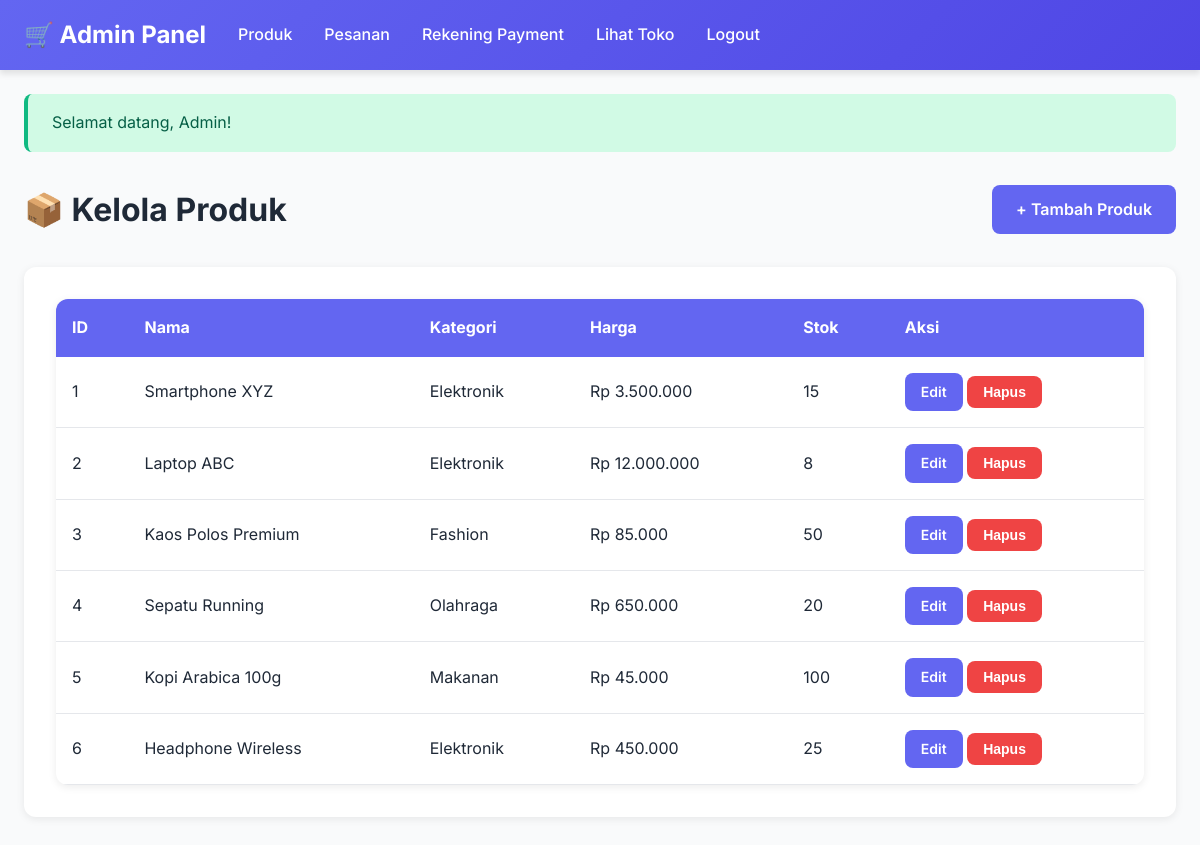
/admin/products.php (signed in), run on the app's committed database.
### tables this page shows
CREATE TABLE IF NOT EXISTS products (
    id INT AUTO_INCREMENT PRIMARY KEY,
    name VARCHAR(200) NOT NULL,
    description TEXT,
    price DECIMAL(10, 2) NOT NULL,
    stock INT DEFAULT 0,
    image VARCHAR(255),
    category_id INT,
    created_at TIMESTAMP DEFAULT CURRENT_TIMESTAMP,
    FOREIGN KEY (category_id) REFERENCES categories(id) ON DELETE SET NULL
);

CREATE TABLE IF NOT EXISTS categories (
    id INT AUTO_INCREMENT PRIMARY KEY,
    name VARCHAR(50) NOT NULL,
    description TEXT,
    created_at TIMESTAMP DEFAULT CURRENT_TIMESTAMP
);

### includes/functions.php (called while the page is built, shortened)
<?php
function formatRupiah($amount)
{
    return 'Rp ' . number_format($amount, 0, ',', '.');
}
function getFlash()
{
    if (isset($_SESSION['flash'])) {
        $flash = $_SESSION['flash'];
        return $flash;
    }
    return null;
}
?>

### admin/products.php (the view, shortened to what this page needs)
<?php
include 'includes/header.php';
$products = $pdo->query("SELECT p.*, c.name as category_name
                         FROM products p
                         LEFT JOIN categories c ON p.category_id = c.id
                         ORDER BY p.created_at DESC")->fetchAll();
?>
<div class="container" style="margin-top: 2rem;">
    <div style="display: flex; justify-content: space-between; align-items: center; margin-bottom: 2rem;">
        <h1 class="section-title" style="margin: 0;">📦 Kelola Produk</h1>
        <a href="add-product.php" class="btn btn-primary">+ Tambah Produk</a>
    </div>
    <div class="card">
        <?php if (empty($products)): ?>
            <p style="text-align: center; color: var(--gray); padding: 3rem;">Belum ada produk</p>
        <?php else: ?>
            <table class="table">
                <thead>
                    <tr>
                        <th>ID</th>
                        <th>Nama</th>
                        <th>Kategori</th>
                        <th>Harga</th>
                        <th>Stok</th>
                        <th>Aksi</th>
                    </tr>
                </thead>
                <tbody>
                    <?php foreach ($products as $product): ?>
                        <tr>
                            <td><?php echo $product['id']; ?></td>
                            <td><?php echo htmlspecialchars($product['name']); ?></td>
                            <td><?php echo htmlspecialchars($product['category_name'] ?? '-'); ?></td>
                            <td><?php echo formatRupiah($product['price']); ?></td>
                            <td><?php echo $product['stock']; ?></td>
                            <td>
                                <a href="edit-product.php?id=<?php echo $product['id']; ?>"
                                    class="btn btn-sm btn-primary">Edit</a>
                                <form method="POST" style="display: inline;"
                                    onsubmit="return confirmDelete('Hapus produk ini?')">
                                    <button type="submit" name="delete_product" class="btn btn-sm btn-danger">Hapus</button>
                                </form>
                            </td>
                        </tr>
                    <?php endforeach; ?>
                </tbody>
            </table>
        <?php endif; ?>
    </div>
</div>
<?php include 'includes/footer.php'; ?>

### admin/includes/header.php (shortened to what this page needs)
<?php
require_once __DIR__ . '/../../includes/functions.php';
$flash = getFlash();
?>
<!DOCTYPE html>
<html lang="id">
<head>
    <link rel="stylesheet" href="/shop-online/assets/css/style.css">
</head>
<body>
    <nav class="navbar">
        <div class="container">
            <a href="/shop-online/admin/" class="logo">🛒 Admin Panel</a>
            <nav>
                <ul>
                    <li><a href="/shop-online/admin/products.php">Produk</a></li>
                    <li><a href="/shop-online/admin/orders.php">Pesanan</a></li>
                    <li><a href="/shop-online/admin/payment-accounts.php">Rekening Payment</a></li>
                    <li><a href="/shop-online/">Lihat Toko</a></li>
                    <li><a href="/shop-online/logout.php">Logout</a></li>
                </ul>
            </nav>
        </div>
    </nav>
    <?php if ($flash): ?>
        <div class="container" style="margin-top: 1.5rem;">
            <div class="alert alert-<?php echo $flash['type']; ?>">
                <?php echo $flash['message']; ?>
            </div>
        </div>
    <?php endif; ?>

### admin/includes/footer.php (shortened to what this page needs)
</body>
</html>

### assets/css/style.css (style rules this page uses)
:root { --primary: #6366f1; --primary-dark: #4f46e5; --secondary: #ec4899; --success: #10b981; --danger: #ef4444; --warning: #f59e0b; --dark: #1f2937; --light: #f9fafb; --gray: #6b7280; --border: #e5e7eb; }
* { margin: 0; padding: 0; box-sizing: border-box; }
body { font-family: 'Inter', -apple-system, BlinkMacSystemFont, 'Segoe UI', sans-serif; line-height: 1.6; color: var(--dark); background: var(--light); }
.navbar { background: linear-gradient(135deg, var(--primary) 0%, var(--primary-dark) 100%); color: white; padding: 1rem 0; box-shadow: 0 4px 6px rgba(0, 0, 0, 0.1); position: sticky; top: 0; z-index: 1000; }
.navbar .container { max-width: 1200px; margin: 0 auto; padding: 0 1.5rem; display: grid; grid-template-columns: auto 1fr auto; gap: 2rem; align-items: center; }
.navbar .logo { font-size: 1.5rem; font-weight: 700; text-decoration: none; color: white; display: flex; align-items: center; gap: 0.5rem; }
.navbar nav ul { list-style: none; display: flex; gap: 2rem; align-items: center; }
.navbar nav a { color: white; text-decoration: none; font-weight: 500; transition: opacity 0.3s; position: relative; }
.container { max-width: 1200px; margin: 0 auto; padding: 0 1.5rem; }
.section-title { font-size: 2rem; font-weight: 700; margin-bottom: 2rem; text-align: center; }
.btn { display: inline-block; padding: 0.75rem 1.5rem; border: none; border-radius: 8px; font-weight: 600; text-decoration: none; cursor: pointer; transition: all 0.3s; text-align: center; }
.btn-primary { background: var(--primary); color: white; }
.btn-danger { background: var(--danger); color: white; }
.btn-sm { padding: 0.5rem 1rem; font-size: 0.875rem; }
.card { background: white; border-radius: 12px; padding: 2rem; box-shadow: 0 2px 8px rgba(0, 0, 0, 0.08); margin-bottom: 2rem; }
.table { width: 100%; border-collapse: collapse; background: white; border-radius: 12px; overflow: hidden; box-shadow: 0 2px 8px rgba(0, 0, 0, 0.08); }
.table thead { background: var(--primary); color: white; }
.table th, .table td { padding: 1rem; text-align: left; }
.table tbody tr { border-bottom: 1px solid var(--border); }
.alert { padding: 1rem 1.5rem; border-radius: 8px; margin-bottom: 1.5rem; }
.alert-success { background: #d1fae5; color: #065f46; border-left: 4px solid var(--success); }

### data on the page
products: id "1", name "Smartphone XYZ", category.name "Elektronik", price "Rp 3.500.000", stock "15"
products: id "2", name "Laptop ABC", category.name "Elektronik", price "Rp 12.000.000", stock "8"
products: id "3", name "Kaos Polos Premium", category.name "Fashion", price "Rp 85.000", stock "50"
products: id "4", name "Sepatu Running", category.name "Olahraga", price "Rp 650.000", stock "20"
products: id "5", name "Kopi Arabica 100g", category.name "Makanan", price "Rp 45.000", stock "100"
products: id "6", name "Headphone Wireless", category.name "Elektronik", price "Rp 450.000", stock "25"

### other printed values
$flash['message'] "Selamat datang, Admin!"
